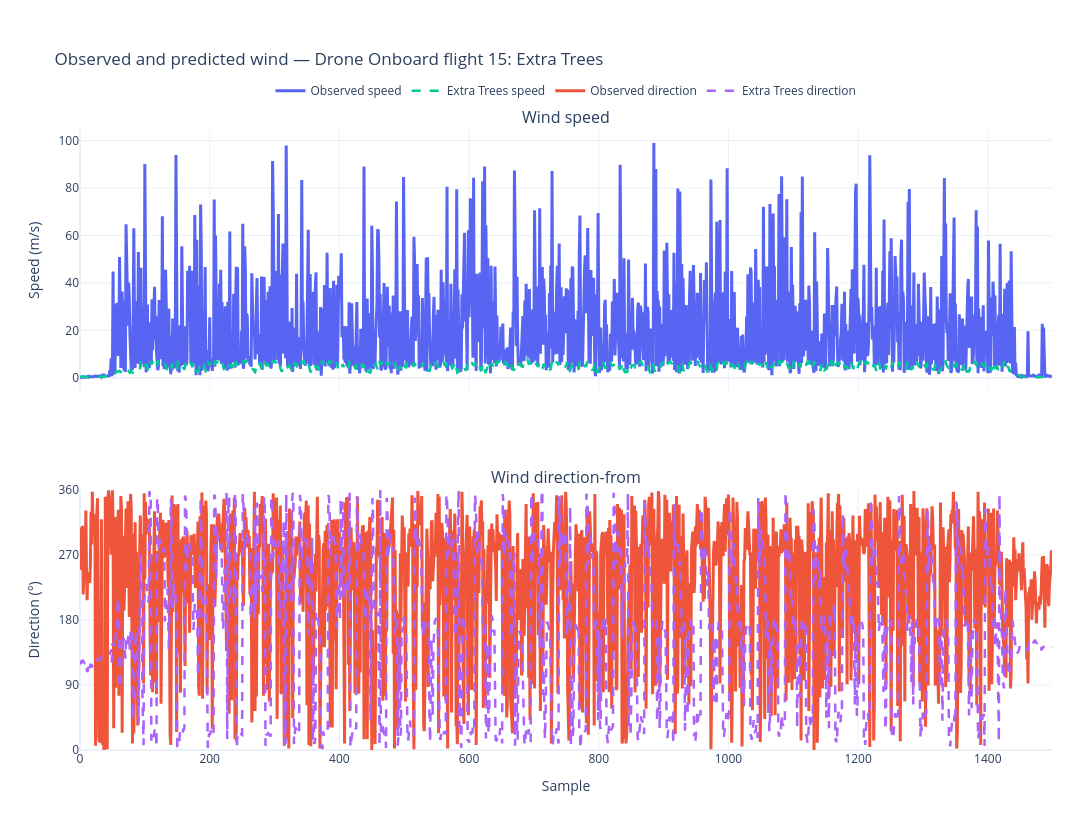

The notebook cell this image was saved under:
### Code cell
# ----------------------------
# Display and save figure
# ----------------------------
from IPython.display import FileLink, display

FIGURE_OUTPUT_DIR = OUTPUT_DIR / "figures"
FIGURE_OUTPUT_DIR.mkdir(parents=True, exist_ok=True)

safe_model_name = MODEL_NAME.replace(" ", "_").lower()
safe_flight_id = str(selected_flight).replace(" ", "_")

figure_stem = (
    f"observed_vs_predicted_"
    f"{safe_model_name}_flight_{safe_flight_id}"
)

HTML_FILE = FIGURE_OUTPUT_DIR / f"{figure_stem}.html"
PNG_FILE = FIGURE_OUTPUT_DIR / f"{figure_stem}.png"

# Show the interactive graph in the notebook.
fig.show()

# Save an interactive version. This does not require Kaleido.
fig.write_html(
    HTML_FILE,
    include_plotlyjs=True,
    full_html=True,
)

print(f"Interactive figure saved to:\n{HTML_FILE}")
display(FileLink(str(HTML_FILE), result_html_prefix="Download interactive HTML: "))

# Save a high-resolution static image.
try:
    fig.write_image(
        PNG_FILE,
        width=1800,
        height=1000,
        scale=2,
    )

    print(f"PNG figure saved to:\n{PNG_FILE}")
    display(FileLink(str(PNG_FILE), result_html_prefix="Download PNG: "))

except Exception as exc:
    print(
        "\nThe interactive HTML was saved successfully, "
        "but PNG export requires the Kaleido package."
    )
    print("Install it with: pip install kaleido")
    print(f"PNG export message: {exc}")

### Figure 1 — Plotly figure (JSON) as saved in the notebook; plotly's stock layout.template omitted (floating-point values rounded to 4 significant figures; data arrays with more than 128 entries replaced by an {"elided": "..."} marker saying what was removed)
{"data": [{"line": {"color": "#5865F2", "width": 3}, "mode": "lines", "name": "Observed speed", "type": "scatter", "x": {"elided": "1500 int values"}, "xaxis": "x", "y": {"elided": "1500 float values"}, "yaxis": "y"}, {"line": {"color": "#00C896", "dash": "dash", "width": 2.5}, "mode": "lines", "name": "Extra Trees speed", "type": "scatter", "x": {"elided": "1500 int values"}, "xaxis": "x", "y": {"elided": "1500 float values"}, "yaxis": "y"}, {"line": {"color": "#EF553B", "width": 3}, "mode": "lines", "name": "Observed direction", "type": "scatter", "x": {"elided": "1500 int values"}, "xaxis": "x2", "y": {"elided": "1500 float values"}, "yaxis": "y2"}, {"line": {"color": "#AB63FA", "dash": "dash", "width": 2.5}, "mode": "lines", "name": "Extra Trees direction", "type": "scatter", "x": {"elided": "1500 int values"}, "xaxis": "x2", "y": {"elided": "1500 float values"}, "yaxis": "y2"}], "layout": {"annotations": [{"font": {"size": 16}, "showarrow": false, "text": "Wind speed", "x": 0.5, "xanchor": "center", "xref": "paper", "y": 1, "yanchor": "bottom", "yref": "paper"}, {"font": {"size": 16}, "showarrow": false, "text": "Wind direction-from", "x": 0.5, "xanchor": "center", "xref": "paper", "y": 0.42, "yanchor": "bottom", "yref": "paper"}], "height": 820, "hovermode": "x unified", "legend": {"orientation": "h", "x": 0.5, "xanchor": "center", "y": 1.04, "yanchor": "bottom"}, "margin": {"b": 70, "l": 80, "r": 40, "t": 130}, "title": {"text": "Observed and predicted wind — Drone Onboard flight 15: Extra Trees"}, "width": 1500, "xaxis": {"anchor": "y", "domain": [0, 1], "matches": "x2", "showticklabels": false}, "xaxis2": {"anchor": "y2", "domain": [0, 1], "title": {"text": "Sample"}}, "yaxis": {"anchor": "x", "domain": [0.58, 1], "title": {"text": "Speed (m/s)"}}, "yaxis2": {"anchor": "x2", "domain": [0, 0.42], "range": [0, 360], "tickvals": [0, 90, 180, 270, 360], "title": {"text": "Direction (°)"}}}}
